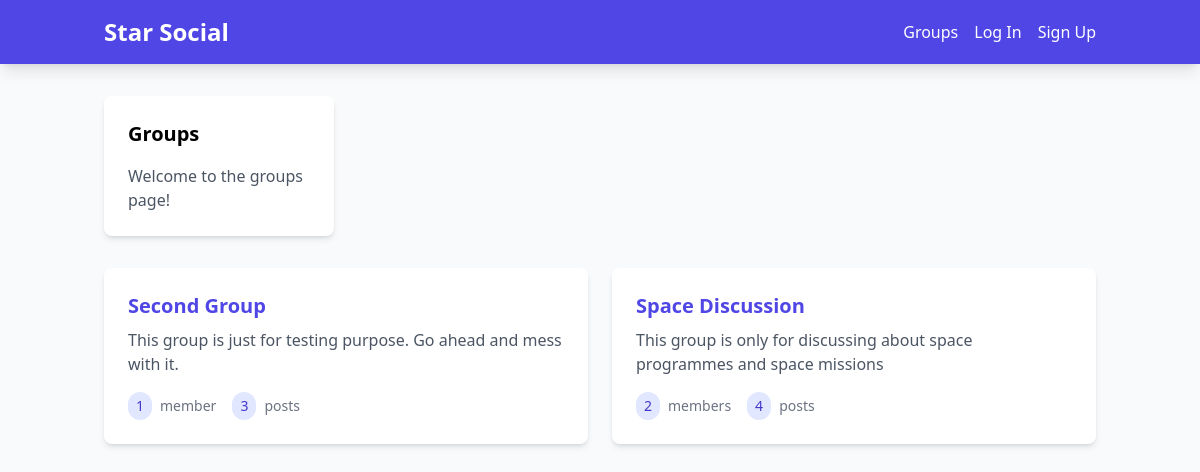
Page /groups/ on the earlier database version.
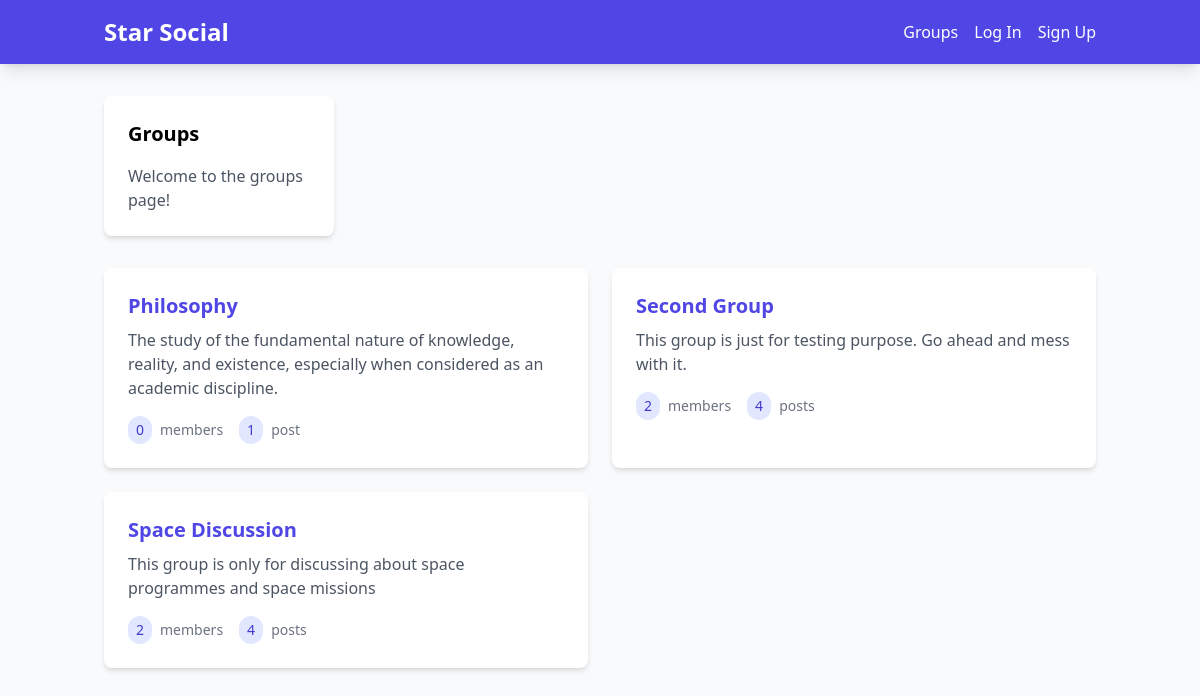
Same page on the later database version.
### groups/models.py (models this page shows, shortened)
class Group(models.Model):
    name = models.CharField(max_length=255, unique=True)
    slug = models.SlugField(allow_unicode=True, unique=True)
    description = models.TextField(blank=True, default='')
    description_html = models.TextField(editable=False, default='', blank=True)
    members = models.ManyToManyField(User, through='GroupMember')
    class Meta:
        ordering = ['name']

### groups/views.py (the view)
# urls.py: path('', views.ListGroups.as_view(), name='all'),
class ListGroups(generic.ListView):
    model = Group

### groups/templates/groups/group_list.html (shortened to what this page needs)
{% extends "groups/group_base.html" %}
{% block pregroup %}
    <div class="grid grid-cols-1 md:grid-cols-4 gap-6">
        <div class="bg-white p-6 rounded-lg shadow-md">
            <div class="space-y-4">
                <h2 class="text-xl font-bold">Groups</h2>
                <p class="text-gray-600">Welcome to the groups page!</p>
            </div>
        </div>
    </div>
{% endblock %}
{% block group_content %}
    <div class="mt-8 grid grid-cols-1 md:grid-cols-2 gap-6">
        {% for group in object_list %}
            <div class="bg-white rounded-lg shadow-md overflow-hidden">
                <a href="{% url 'groups:single' slug=group.slug %}" class="block p-6 hover:bg-gray-50">
                    <h3 class="text-xl font-bold text-indigo-600 mb-2">{{ group.name }}</h3>
                    <div class="prose max-w-none text-gray-600">
                        {{ group.description_html|safe }}
                    </div>
                    <div class="mt-4 flex space-x-4 text-sm text-gray-500">
                <span class="flex items-center">
                    <span class="bg-indigo-100 text-indigo-700 px-2 py-1 rounded-full mr-2">
                        {{ group.members.count }}
                    </span>
                    member{{ group.members.count|pluralize }}
                </span>
                        <span class="flex items-center">
                    <span class="bg-indigo-100 text-indigo-700 px-2 py-1 rounded-full mr-2">
                        {{ group.posts.count }}
                    </span>
                    post{{ group.posts.count|pluralize }}
                </span>
                    </div>
                </a>
            </div>
        {% endfor %}
    </div>
{% endblock %}

### groups/templates/groups/group_base.html (shortened to what this page needs)
{% extends 'base.html' %}
{% block content %}
    <div class="container">
        <div class="row">
            {% block pregroup %} {% endblock %}
            {% block group_content %} {% endblock %}
        </div>
    </div>
{% endblock %}

### templates/base.html (shortened to what this page needs)
<!DOCTYPE html>
{% load static tailwind_tags %}
<html lang="en">
<head>
    {% tailwind_css %}
</head>
<body class="bg-gray-50 font-rubik min-h-screen">
<nav class="bg-indigo-600 text-white shadow-lg">
    <div class="container mx-auto px-4">
        <div class="flex justify-between items-center h-16">
            <a class="text-2xl font-bold" href="{% url 'home' %}">Star Social</a>
            <div class="flex space-x-4">
                {% if user.is_authenticated %}
                    <a href="{% url 'posts:create' %}" class="hover:text-indigo-200">Post</a>
                    <a href="{% url 'groups:all' %}" class="hover:text-indigo-200">Groups</a>
                    <a href="{% url 'groups:create' %}" class="hover:text-indigo-200">Create Group</a>
                    <a href="{% url 'accounts:logout' %}" class="hover:text-indigo-200">Logout</a>
                {% else %}
                    <a href="{% url 'groups:all' %}" class="hover:text-indigo-200">Groups</a>
                    <a href="{% url 'accounts:login' %}" class="hover:text-indigo-200">Log In</a>
                    <a href="{% url 'accounts:signup' %}" class="hover:text-indigo-200">Sign Up</a>
                {% endif %}
            </div>
        </div>
    </div>
</nav>
<main class="container mx-auto px-4 py-8">
    {% block content %}
    {% endblock %}
</main>
</body>
</html>

Differences in the rows shown:
added Group: name "Philosophy", description_html "The study of the fundamental nature of knowledge, reality, and existence, especially when considered as an academic discipline.", members.count "0", posts.count "1"
computed for Group "Second Group": members.count "1" → "2"; posts.count "3" → "4"
